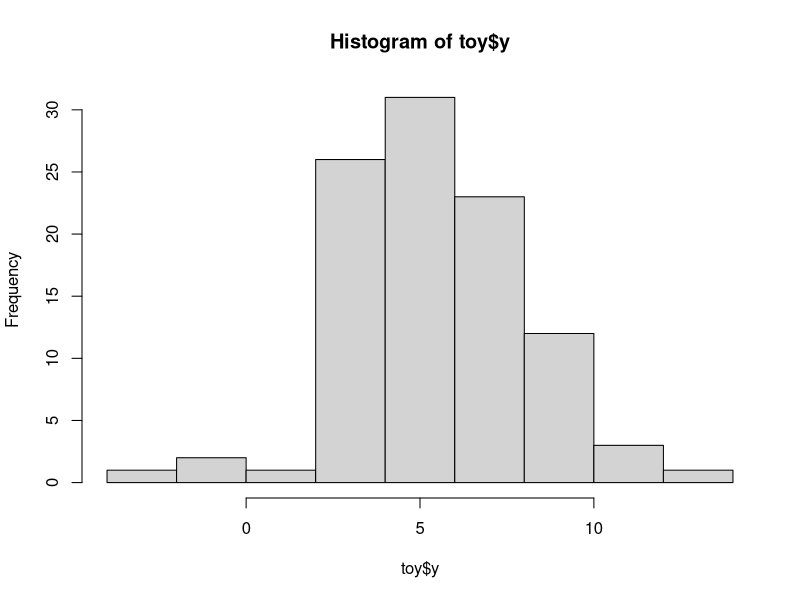
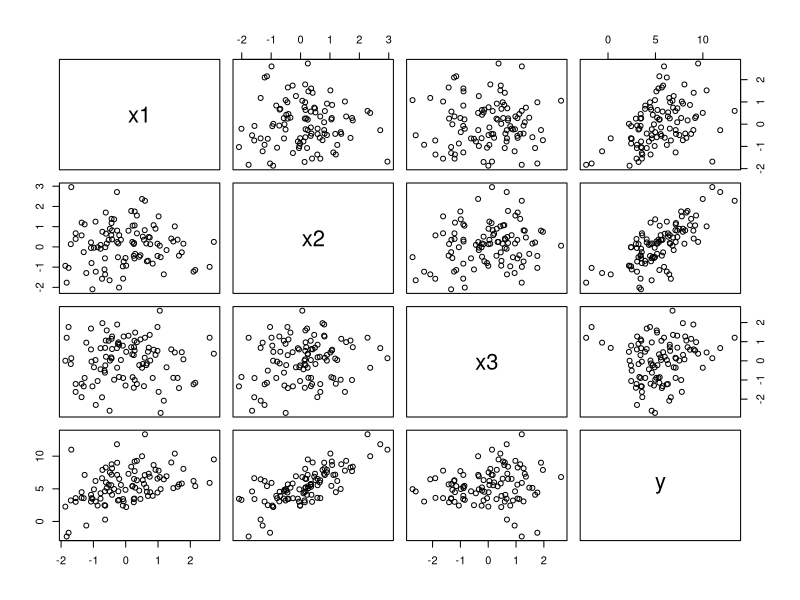
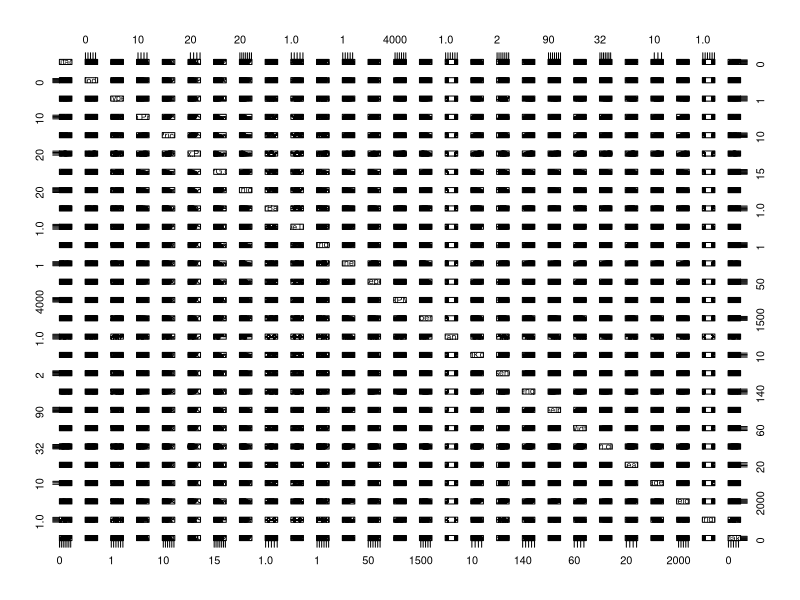
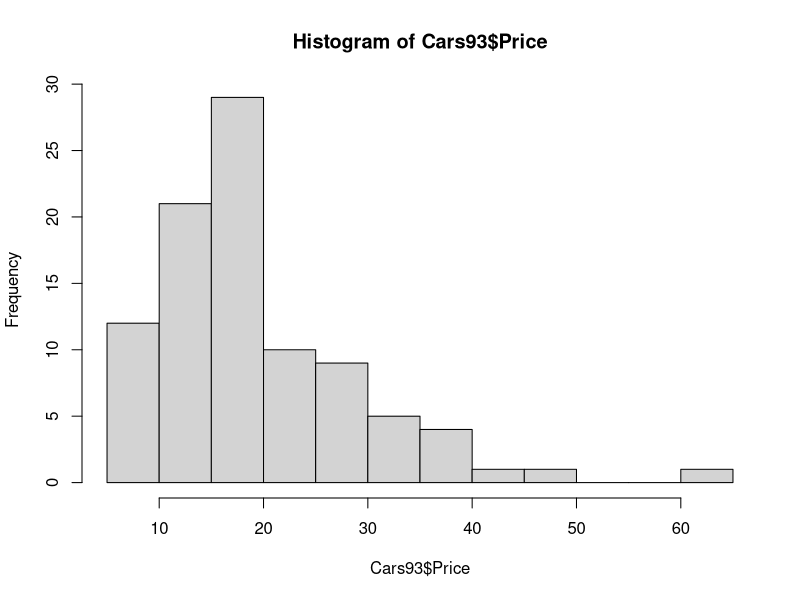
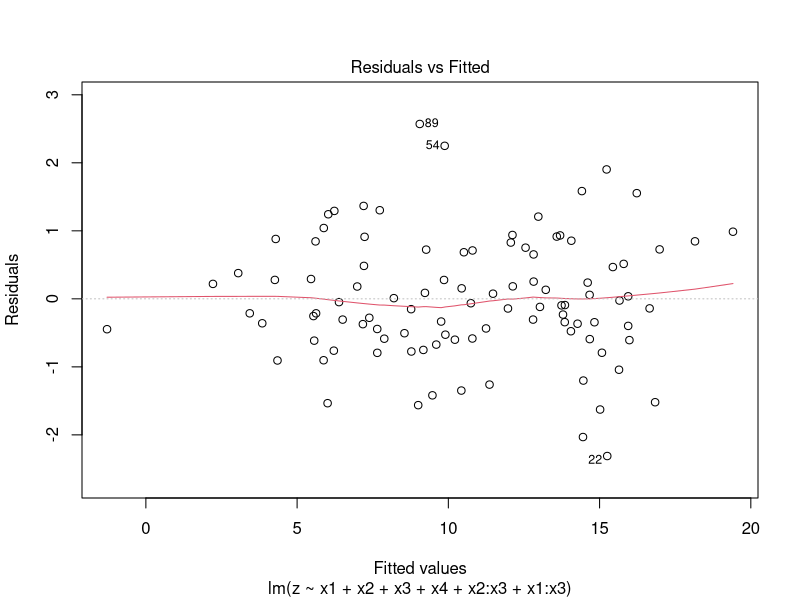
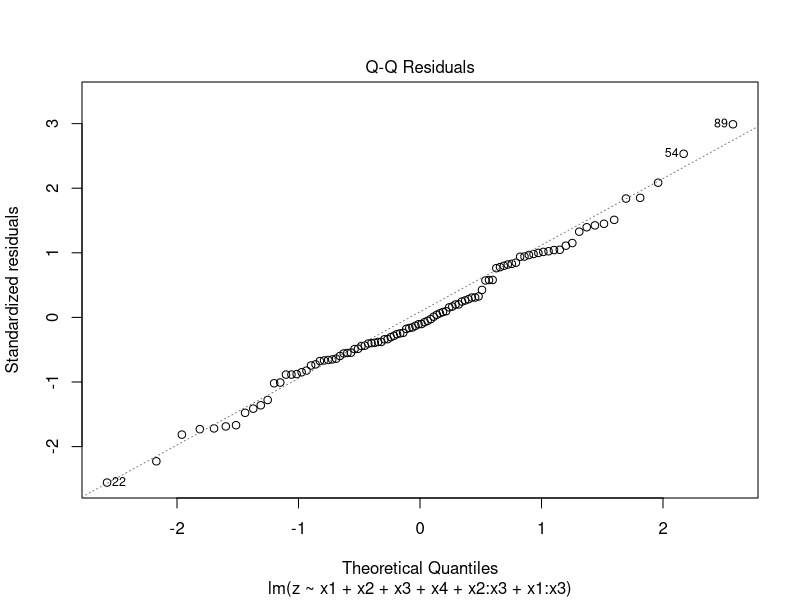
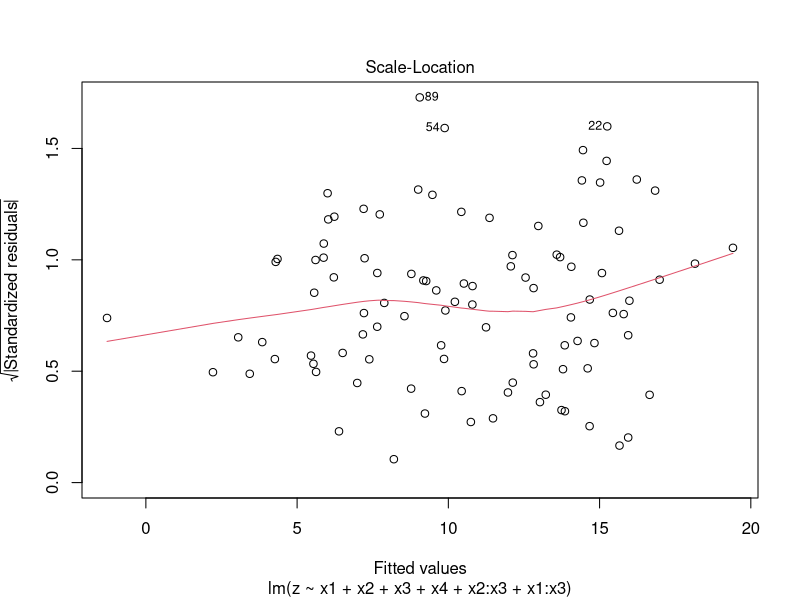
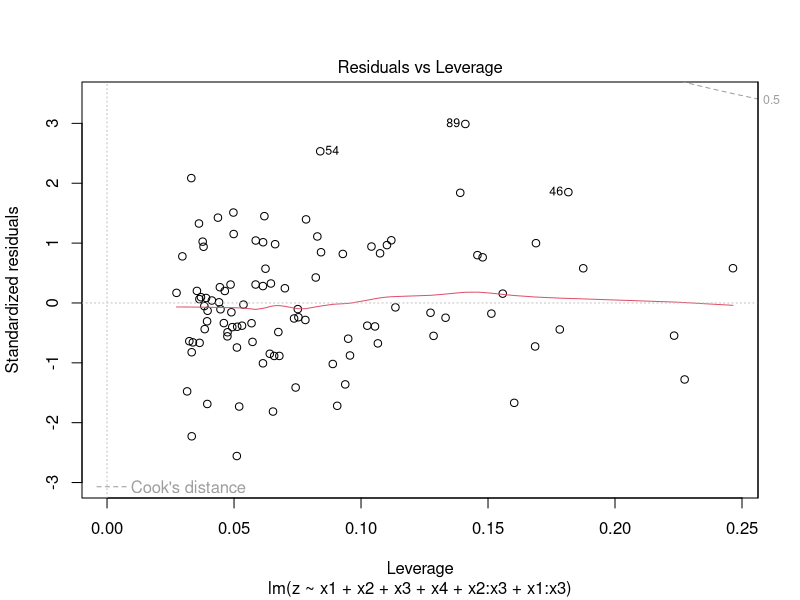

The R source for these figures, in order: (Note: this script raises an error after producing the figures.)
### Linear Regression -------------------------------------------------
#> toy example --------------------------------------------------------
# generate data
n <- 100
set.seed(2018)  # set the random number generator seed
toy <- data.frame(x1 = rnorm(n=n, mean=0, sd=1),
                  x2 = rnorm(n=n, mean=0, sd=1),
                  x3 = rnorm(n=n, mean=0, sd=1)
)
toy$y <- 5 + toy$x1 + 2*toy$x2 + toy$x2*toy$x3 + rnorm(n=n, mean=0, sd=1)
# data exploration:
summary(toy)
cor(toy)
hist(toy$y)
pairs(toy)

# fit a model
toy.lm1 <- lm(formula=y ~ x1 + x2 + x3, data=toy)
# model outputs
toy.lm1
summary(toy.lm1)

#> practice 1 --------------------------------------------------------
# to use Cars93 data set
require(MASS)
# Data exploration
summary(Cars93)
pairs(Cars93)
cor(Cars93$Horsepower, Cars93$Weight)
hist(Cars93$Price)
# fit the model
car.lm1 <- lm(formula=Price ~ Horsepower + Weight, data=Cars93)
# variable statistical significance
summary(car.lm1) 
#> write R formulas --------------------------------------------------------
# use all variables
lm(y ~ ., data=toy)
# add variable interactions
lm(y ~ . + x1:x2 + x1:x3 + x2:x3, data=toy)
# or equivalently
lm(y ~ (x1 + x2 + x3)^2, data=toy)
lm(y ~ . + .^2, data=toy)
# add all possible interactions
lm(y ~ x1*x2*x3, data=toy)
# the above is equivalent with
lm(y ~ (x1 + x2 + x3)^3, data=toy)
# remove intercept
lm(y ~ x1*x2*x3 - 1, data=toy)
# remove a variable
lm(y ~ x1*x2*x3 - x3, data=toy)
# remove all variables
lm(y ~ x1*x2*x3 - ., data=toy)
# formulas are evaluated from left to right. 
# the below commands produce different models:
lm(y ~ . + x1*x2*x3 - (x1+x2+x3)^2, data=toy)
lm(y ~ x1*x2*x3 - (x1+x2+x3)^2 + ., data=toy)
# add arithmetic operations [see the difference without I()]:
lm(log(abs(y)) ~ x1 + x2 + I(x2^2) + I(x2*x3), data=toy)
lm(log(abs(y)) ~ x1 + x2 + x2^2 + x2*x3, data=toy)
#> practice 2 --------------------------------------------------------
# fit the model with interaction and log-transform
car.lm2 <- lm(formula=log(Price) ~ Horsepower*Weight, data=Cars93)
# variable statistical significance
summary(car.lm2) 
#> use categorical variables --------------------------------------------------
# add a categorical variable to the toy data frame
set.seed(7)
toy$x4 <- sample(x=c('a','b','c'), size=n, replace=TRUE)
#toy$x4 <- as.factor(toy$x4)
toy$z <- unlist(apply(X=toy, MARGIN=1, FUN=function(x) 
  if (x[5]=='a') return(as.numeric(x[4]))
  else if (x[5]=='b') as.numeric(x[4]) + 5
  else if (x[5]=='c') as.numeric(x[4]) + 10
  ))
# fit a model for z against x's
toy.lm2 <- lm(z ~ . - y, data=toy)
toy.lm2
#> stepwise regression --------------------------------------------------------
toy.lm3 <- step(object=toy.lm2, scope=~ .^2)
summary(toy.lm3)
#> diagnostics tools --------------------------------------------------------
# basic plot
plot(toy.lm3)
# see more tools:
methods(class='lm')
toy.lm3.infl <- influence.measures(toy.lm3)
summary(toy.lm3.infl)
#> predictions ------------------------------------------------------------
predict(object=toy.lm3, newdata=toy)
predict(object=toy.lm3, newdata=toy, interval = "prediction")
predict(object=toy.lm3, newdata=toy, interval = "confidence")
#> practice 3 -------------------------------------------------------------
# fit the initial model
car.lm3 <- lm(log(Price) ~ Horsepower + Weight + AirBags, data=Cars93)
# stepwise regression
car.lm4 <- step(car.lm3, ~ + .^2)
summary(car.lm4)
# diagnostc plots
plot(car.lm4)
# compute residuals
log(Cars93$Price) - predict(object=car.lm4, newdata=Cars93)
residuals(car.lm4)

### Binary Logistic Regression ----------------------------------------------
#> Iris dataset ----------------------------------------------
summary(iris)
pairs(iris)
cor(iris[,-5])
#> model fitting ----------------------------------------------
iris.glm1 <- glm(formula=Species != "virginica" ~ ., 
                 family=binomial, data=iris)
?family # see supported distribution and link functions
#> model outputs & diagnostic toolsplot(iris.glm1)
iris.glm1
summary(iris.glm1)
plot(iris.glm1)
methods(class='glm')
#> predictions ----------------------------------------------
iris.glm1_logodd <- predict(iris.glm1, iris, type='link')
iris.glm1_prob <- predict(iris.glm1, iris, type='response')
#> practice 4 ----------------------------------------------
iris.glm2 <- glm(formula=Species != "versicolor" ~ ., 
                 family=binomial, data=iris)
summary(iris.glm2)
iris.glm2_prob <- predict(iris.glm2, iris, type='response')

### Multilevel Regression --------------------------------------
#> install the 'lme4' package and load it into the enviroment  ----
install.packages('lme4')
require(lme4)
#> data exploration --------------------------------------
str(sleepstudy)
summary(sleepstudy)
require(lattice)
xyplot(Reaction ~ Days | Subject, sleepstudy, pch= 20, layout=c(9,2),
       panel = function(x, y) {
         panel.grid(h = -1, v = 2)
         panel.xyplot(x, y)
         panel.loess(x, y, span=1)
       })
#> fit the model  --------------------------------------
sleep.lmer1 <- lmer(formula=Reaction ~ Days + (Days | Subject), data=sleepstudy)
#> model outputs and predictions  --------------------------------------
summary(sleep.lmer1)
fixef(sleep.lmer1)
ranef(sleep.lmer1)
coef(sleep.lmer1)
predict(sleep.lmer1, sleepstudy)
#> basic diagnostic plots  --------------------------------------
plot(sleep.lmer1, type = c("p", "smooth"))
plot(sleep.lmer1, sqrt(abs(resid(.))) ~ fitted(.), type = c("p", "smooth"))
qqmath(sleep.lmer1, id = 0.05)
#> practice 5 --------------------------------------
# varying-intercept with fixed-slope model
sleep.lmer2 <- lmer(formula=Reaction ~ Days + (1 | Subject), data=sleepstudy)
summary(sleep.lmer2)
fixef(sleep.lmer2)
ranef(sleep.lmer2)
coef(sleep.lmer2)
sleepstudy$Reaction - predict(sleep.lmer2, sleepstudy)
plot(sleep.lmer2, type = c("p", "smooth"))
plot(sleep.lmer2, sqrt(abs(resid(.))) ~ fitted(.), type = c("p", "smooth"))
qqmath(sleep.lmer2, id = 0.05)
# varying-intercept with fixed-mean model 
sleep.lmer3 <- lmer(formula=Reaction ~ 1 + (1 | Subject), data=sleepstudy)
summary(sleep.lmer3)
fixef(sleep.lmer3)
ranef(sleep.lmer3)
coef(sleep.lmer3)
sleepstudy$Reaction - predict(sleep.lmer3, sleepstudy)
plot(sleep.lmer3, type = c("p", "smooth"))
plot(sleep.lmer3, sqrt(abs(resid(.))) ~ fitted(.), type = c("p", "smooth"))
qqmath(sleep.lmer3, id = 0.05)

### Regression Trees --------------------------------------
# install the 'rpart' package and load it into the enviroment
install.packages('rpart')
require(rpart)
# see current parameter setting
rpart.control()
# set new parameters for rpart
control <- rpart.control(cp=0.01, max.depth=10)
# grow a regression tree
car.tree1 <- rpart(Price ~ . , data=Cars93[, -c(1, 2, 4, 6, 27)], 
                   method="anova", control=control)
# model outputs
car.tree1
summary(car.tree1)
plot(car.tree1, uniform=FALSE, branch=1, margin=rep(.1, 4))
text(car.tree1, use.n = TRUE)
#> practice 6--------------------------------------
control <- rpart.control(cp=0.001)
#set.seed(1)
car.tree2 <- rpart(Price ~ . , data=Cars93[, -c(1, 2, 4, 6, 27)], 
                   method="anova", control=control)
plot(car.tree2, uniform=FALSE, branch=1, margin=rep(.1, 4))
text(car.tree2, use.n = TRUE)
summary(car.tree2)
#> tree pruning and predictions --------------------------------------
# plot (relative) CV error against complexity parameter (or tree size)
plotcp(car.tree2)
# tree pruning
car.tree3 <- prune(car.tree2, cp=.017)
plot(car.tree3, uniform=FALSE, branch=1, margin=rep(.1, 4))
text(car.tree3, use.n = TRUE)
# predictions
predict(object=car.tree3, newdata=Cars93, type='vector')
newob <- Cars93[1:2,]
for (i in 1:ncol(Cars93)) newob[1, i] <- NA
newob[1,]$EngineSize <- 5
predict(object=car.tree3, newdata=newob[1,], type='vector')
#> practice 7 --------------------------------------------------------------
plotcp(car.tree3)
car.tree4 <- prune(car.tree3, cp=.023)
Cars93$Price - predict(object=car.tree4, newdata=Cars93, type='vector')
residuals(car.tree4)
#> Regression Tree Diagnostics --------------------------------------------------------------
control <- rpart.control(minscplit=20, cp=0.01)
car.tree5 <- rpart(Price ~ Horsepower + Weight , data=Cars93, control=control)
plotcp(car.tree5)
res <- residuals(car.tree5)
plot(Cars93$Price, res)
car.tree6 <- rpart(res ~ ., data=Cars93[,-c(1, 2, 4, 5, 6, 27)])
plot(car.tree6, uniform=FALSE, branch=1, margin=rep(.1, 4)); text(car.tree6, use.n = TRUE)
car.tree7 <- rpart(res ~ Wheelbase + Turn.circle, data=Cars93)
plot(car.tree7, uniform=FALSE, branch=1, margin=rep(.1, 4)); text(car.tree7, use.n = TRUE)
### Decision Trees --------------------------------------------------------------
#> tree fitting and outputs ---------------------------------------
control <- rpart.control(cp=0.001)
iris.tree1 <- rpart(Species ~ ., data=iris, method='class', control=control)
iris.tree1
summary(iris.tree1)
plot(iris.tree1, uniform=FALSE, branch=1, margin=rep(.1, 4))
text(iris.tree1, use.n = TRUEE)
plotcp(iris.tree1)
#> predictions ---------------------------------------
predict(iris.tree1, iris, type="prob")
predict(iris.tree1, iris, type="class")
residuals(iris.tree1)
residuals(iris.tree1, type="pearson")
residuals(iris.tree1, type="deviance")
#> practice ---------------------------------------
control <- rpart.control(minsplit=10, cp=0.01, xval=5)
iris.tree2 <- rpart(Species ~ ., data=iris, method='class', control=control)
plotcp(iris.tree2)
iris.tree3 <- prune(iris.tree2, cp=.1)
iris.tree3
summary(iris.tree3)
plot(iris.tree3, uniform=FALSE, branch=1, margin=rep(.1, 4))
text(iris.tree3, use.n = TRUE)
predict(iris.tree3, iris, type="class")
### Random Forests ------------------------------------------------------------------
#> install the 'randomForest' package and load it into the enviroment
install.packages("randomForest")
require(randomForest)
#> fit a random forest --------------------------------------------------------------
iris.rf1 <- randomForest(Species ~ ., data=iris, ntree=100, mtry=2, importance=TRUE)
iris.rf1
#> plots --------------------------------------------------------------------------
plot(iris.rf1)
varImpPlot(iris.rf1)
partialPlot(x=iris.rf1, pred.data=iris, x.var=Petal.Width, which.class="versicolor")
#> predictions  -----------------------------------------------------------------
predict(object=iris.rf3, newdata=iris, type='response')
predict(object=iris.rf3, newdata=iris, type='prob')
#> some other tools --------------------------------------------------
# add more trees
iris.rf2 <- grow(iris.rf1, how.many=100)
iris.rf2
# combine two random forests
iris.rf3 <- combine(iris.rf1, iris.rf2)
iris.rf3
# find optimal mtry
tuneRF(iris[,-5], iris[,5], mtryStart=1, stepFactor = 2)
#> practice 9 --------------------------------------------------------------
class(Cars93$Price)
cars <- rfImpute(Price ~ ., data=Cars93[, -c(1, 2, 4, 6, 27)], iter=5, ntree=300)
tuneRF(cars[,-1], cars[,1], mtryStart=1, stepFactor = 2)
car.rf1 <- randomForest(Price ~ ., data=cars, ntree=300, mtry=2, importance=TRUE)
car.rf1 # random forest outputs
plot(car.rf1) # plot OOB MSE against ntree
varImpPlot(car.rf1) # variable importance
partialPlot(x=car.rf1, pred.data=cars, x.var=Horsepower)
cars$Price - predict(object=car.rf1, newdata=cars, type='response')

